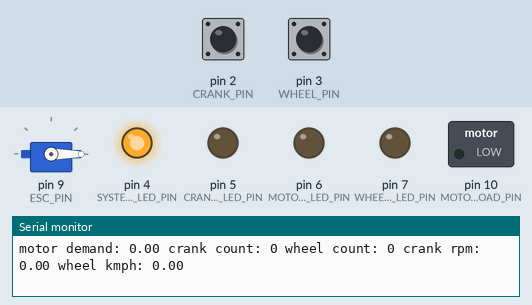
The sketch below on a simulated Arduino Uno, built with avr-gcc and run on an emulated ATmega328P. Parts: servo, switched loads named in the sketch (green lamp = pin HIGH), output pins drawn as LEDs (lit = HIGH), the last lines printed to the serial monitor. The inputs (shaded band) are chosen by the test bench; at power-on: pin 2 (CRANK_PIN) HIGH, pin 3 (WHEEL_PIN) HIGH.

Above: at 4.2 s.
4.3 s: pin 2 (CRANK_PIN) pulled LOW for 0.15 s
At 4.7 s:
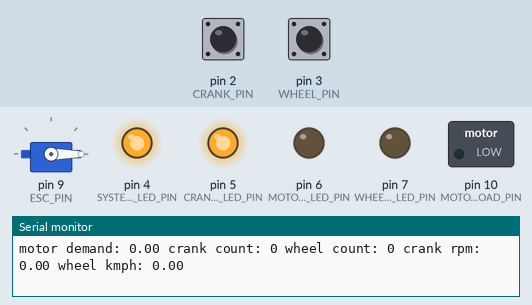
6.3 s: pin 3 (WHEEL_PIN) pulled LOW for 0.15 s
At 6.7 s:
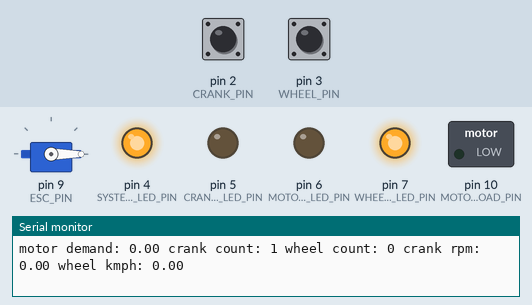
8.3 s: pin 2 (CRANK_PIN) pulsed LOW 2 times (0.12 s each, 0.3 s apart)
At 9.24 s:
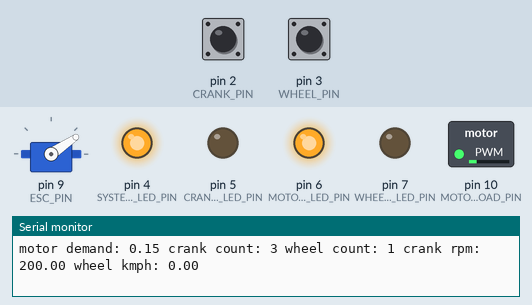
11.3 s: pin 2 (CRANK_PIN) pulled LOW for 1 s
At 12.3 s:
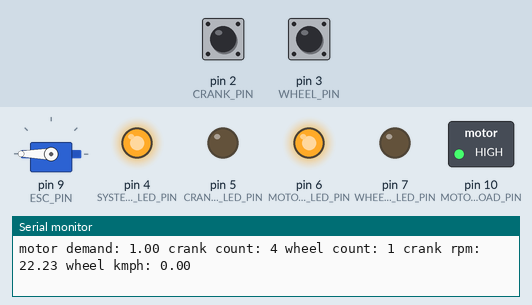
15.3 s: pin 3 (WHEEL_PIN) pulled LOW for 1 s
At 16.27 s:
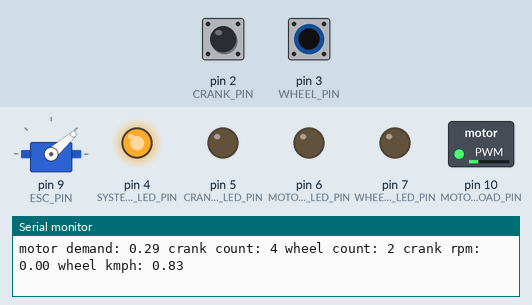
18.3 s: pin 2 (CRANK_PIN) driven LOW and pin 3 (WHEEL_PIN) driven LOW
At 18.7 s:
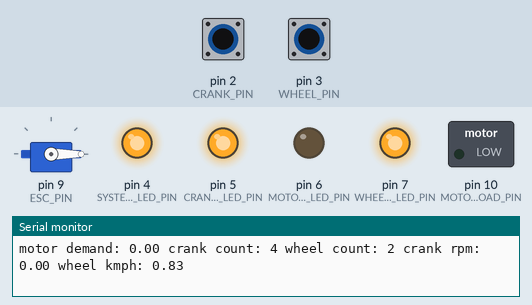
Timing chart, 0 to 21.3 s (numbered marks = the images above; inputs shaded):
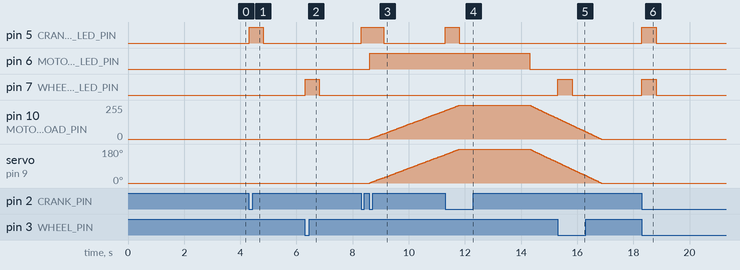

The sketch:

control-system.ino
```cpp
// (licence header left out)
//////////////////////////////////////////////////////////////
//              DO NOT CHANGE THESE VALUES                  //
//////////////////////////////////////////////////////////////
#include <Servo.h>                                          //
// pins: do not change these values                         //
#define SYSTEM_READY_LED_PIN 4                              //
#define CRANK_ACTIVITY_LED_PIN 5                            //
#define MOTOR_ACTIVITY_LED_PIN 6                            //
#define WHEEL_ACTIVITY_LED_PIN 7                            //
#define MOTOR_LOAD_PIN 10                                   //
#define CRANK_PIN 2                                         //
#define WHEEL_PIN 3                                         //
#define ESC_PIN 9                                           //
// safety: do not change these values                       //
#define CRANK_PASS_ACTIVITY_DELAY 500                       //
#define CRANK_PASS_MAXIMUM_DELAY 3000                       //
#define WHEEL_PASS_ACTIVITY_DELAY 500                       //
#define WHEEL_PASS_MINIMUM_DELAY 200                        //
#define WHEEL_PASS_MAXIMUM_DELAY 3000                       //
#define WHEEL_MAXIMUM_SPEED 25.0                            //
// bike                                                     //
#define WHEEL_CIRCUMFERENCE 2.0734                          //
const float pedal_threshold_rpm = 20;                       //
// debug                                                    //
#define MESSAGE_MAXIMUM_INTERVAL 1000                       //
// big-rig esc parameters                                   //
const int esc_neutral = 1100;                               //
const int esc_full_power = 2000;                            //
Servo esc;                                                  //
// count variables                                          //
unsigned volatile int crank_rotations_counter = 0;          //
unsigned volatile int wheel_rotations_counter = 0;          //
unsigned volatile long crank_interrupt_current_time = 0;    //
unsigned volatile long crank_interrupt_previous_time = 0;   //
unsigned volatile long wheel_interrupt_current_time = 0;    //
unsigned volatile long wheel_interrupt_previous_time = 0;   //
unsigned long message_previous_time = 0;                    //
// output variables                                         //
// motor_power is remembered between loops so it ramps      //
float motor_power = 0;                                      //
const int startup_time = 3000;                              //
//////////////////////////////////////////////////////////////

/*
  System Setup
  ---------------------
*/
void setup() {
  // serial
  Serial.begin(9600);
  // status LEDs
  pinMode(SYSTEM_READY_LED_PIN, OUTPUT);
  digitalWrite(SYSTEM_READY_LED_PIN, LOW);
  pinMode(CRANK_ACTIVITY_LED_PIN, OUTPUT);
  digitalWrite(CRANK_ACTIVITY_LED_PIN, LOW);
  pinMode(MOTOR_ACTIVITY_LED_PIN, OUTPUT);
  digitalWrite(MOTOR_ACTIVITY_LED_PIN, LOW);
  pinMode(WHEEL_ACTIVITY_LED_PIN, OUTPUT);
  digitalWrite(WHEEL_ACTIVITY_LED_PIN, LOW);
  // motor driver
  pinMode(MOTOR_LOAD_PIN, OUTPUT);
  // motor output
  esc.attach(ESC_PIN, esc_neutral, esc_full_power);
  motor_demand(0);
  // pause system until ready
  delay(startup_time);
  // only start listening to the sensors now the system is ready, so that
  // anything that happens during start up is never recorded
  // crank sensor
  pinMode(CRANK_PIN, INPUT_PULLUP);
  attachInterrupt(digitalPinToInterrupt(CRANK_PIN), crankInterrupt, FALLING);
  // wheel sensor
  pinMode(WHEEL_PIN, INPUT_PULLUP);
  attachInterrupt(digitalPinToInterrupt(WHEEL_PIN), wheelInterrupt, FALLING);
  // activate system ready LED
  digitalWrite(SYSTEM_READY_LED_PIN, HIGH);
  Serial.println("System Ready");
}

/*
  Main Loop
  ---------------------
*/
void loop() {
  // get current reference time
  unsigned long current_loop_time = millis();

  // show crank activity LED
  digitalWrite(CRANK_ACTIVITY_LED_PIN, (current_loop_time - crank_interrupt_current_time <= CRANK_PASS_ACTIVITY_DELAY ? HIGH : LOW));

  // show wheel activity LED
  digitalWrite(WHEEL_ACTIVITY_LED_PIN, (current_loop_time - wheel_interrupt_current_time <= WHEEL_PASS_ACTIVITY_DELAY ? HIGH : LOW));

  // calculate crank speed, which stays at zero until the sensor has been
  // passed twice, as one pass on its own cannot tell us how long a turn took
  float crank_rpm = 0;
  float crank_rotation_time = crank_interrupt_current_time - crank_interrupt_previous_time;
  if (crank_interrupt_previous_time > 0 && crank_rotation_time > 1
      && current_loop_time - crank_interrupt_current_time < CRANK_PASS_MAXIMUM_DELAY) {
    crank_rpm = 60.0 / (crank_rotation_time / 1000);
  }

  // calculate wheel speed the same way
  float wheel_kmph = 0;
  float wheel_rotation_time = wheel_interrupt_current_time - wheel_interrupt_previous_time;
  if (wheel_interrupt_previous_time > 0 && wheel_rotation_time > 1
      && current_loop_time - wheel_interrupt_current_time < WHEEL_PASS_MAXIMUM_DELAY) {
    float wheel_rpm = 60.0 / (wheel_rotation_time / 1000);
    wheel_kmph = (wheel_rpm * 60 * WHEEL_CIRCUMFERENCE) / 1000;
  }

  // your control system code goes here!
  //////////////////////////////////////////////////////////////
  // A simple example of a control system.
  // only assist the rider while they are pedalling,
  // and only below the speed limit.

  // how quickly the motor ramps up and down, per loop
  const float motor_step_up = 0.008;
  const float motor_step_down = 0.01;

  if (
      // the cranks are turning fast enough to count as pedalling
      crank_rpm > pedal_threshold_rpm
      // and the bike has not yet reached the 25 km/h assist limit
      && wheel_kmph <= WHEEL_MAXIMUM_SPEED
  ) {
    // ramp the motor up
    digitalWrite(MOTOR_ACTIVITY_LED_PIN, HIGH);
    motor_power = motor_power + motor_step_up;
  } else {
    // ramp the motor down
    digitalWrite(MOTOR_ACTIVITY_LED_PIN, LOW);
    motor_power = motor_power - motor_step_down;
  }
  motor_power = constrain(motor_power, 0.0, 1.0); // change the power output to the motor
  motor_demand(motor_power); // send that power to the motor
  //////////////////////////////////////////////////////////////

  // display message
  if (current_loop_time - message_previous_time >= MESSAGE_MAXIMUM_INTERVAL) {
    message_previous_time = current_loop_time;
    Serial.print("motor demand: ");
    Serial.print(motor_power);
    Serial.print(" crank count: ");
    Serial.print(crank_rotations_counter);
    Serial.print(" wheel count: ");
    Serial.print(wheel_rotations_counter);
    Serial.print(" crank rpm: ");
    Serial.print(crank_rpm);
    Serial.print(" wheel kmph: ");
    Serial.println(wheel_kmph);
  }
  // pause the system for 0.025s
  delay(25);
}

/*
  Crank Sensor Interrupt
  ---------------------
  this runs on its own the moment a magnet passes the sensor,
  whatever the main loop is doing at the time
*/
void crankInterrupt() {
  crank_rotations_counter = crank_rotations_counter + 1;
  crank_interrupt_previous_time = crank_interrupt_current_time;
  crank_interrupt_current_time = millis();
}

/*
  Wheel Sensor Interrupt
  ---------------------
  this runs on its own the moment a magnet passes the sensor,
  whatever the main loop is doing at the time. a second pass
  within 200ms is ignored, in case the sensor bounces
*/
void wheelInterrupt() {
  if (millis() - wheel_interrupt_current_time > WHEEL_PASS_MINIMUM_DELAY){
    wheel_rotations_counter = wheel_rotations_counter + 1;
    wheel_interrupt_previous_time = wheel_interrupt_current_time;
    wheel_interrupt_current_time = millis();
  }
}

/*
  Motor Demand Function
  ---------------------
  demand is a number between 0 (off) and 1 (full power)
*/
void motor_demand(float demand) {
  // never send more or less than the motor can take
  demand = constrain(demand, 0.0, 1.0);
  // servo signal: the ESC on the big rig, the speedometer needle on the mini rig
  esc.writeMicroseconds(esc_neutral + demand * (esc_full_power - esc_neutral));
  // pwm signal: the motor driver on the mini rig
  analogWrite(MOTOR_LOAD_PIN, demand * 255);
}
```

Measured:
- after the input at 4.3 s, pin 5 (CRANK_ACTIVITY_LED_PIN): LOW → HIGH at once, → LOW 0.50 s later
- after the input at 6.3 s, pin 7 (WHEEL_ACTIVITY_LED_PIN): LOW → HIGH at once, → LOW 0.50 s later
- after the input at 8.3 s, pin 5 (CRANK_ACTIVITY_LED_PIN): LOW → HIGH at once, → LOW 0.80 s later; pin 6 (MOTOR_ACTIVITY_LED_PIN): LOW → HIGH after 0.31 s; pin 10 (MOTOR_LOAD_PIN): moves from 0/255 to 212/255 over 2.7 s, starting after 0.31 s; servo on pin 9 (ESC_PIN): moves from 0° to 150° over 2.7 s, starting after 0.31 s
- after the input at 11.3 s, pin 5 (CRANK_ACTIVITY_LED_PIN): LOW → HIGH at once, → LOW 0.50 s later; pin 6 (MOTOR_ACTIVITY_LED_PIN): HIGH → LOW after 3.0 s instead of 0.30 s
- after the input at 15.3 s, pin 7 (WHEEL_ACTIVITY_LED_PIN): LOW → HIGH at once, → LOW 0.51 s later
- after the input at 18.3 s, pin 5 (CRANK_ACTIVITY_LED_PIN), pin 7 (WHEEL_ACTIVITY_LED_PIN): LOW → HIGH at once, → LOW 0.51 s later
